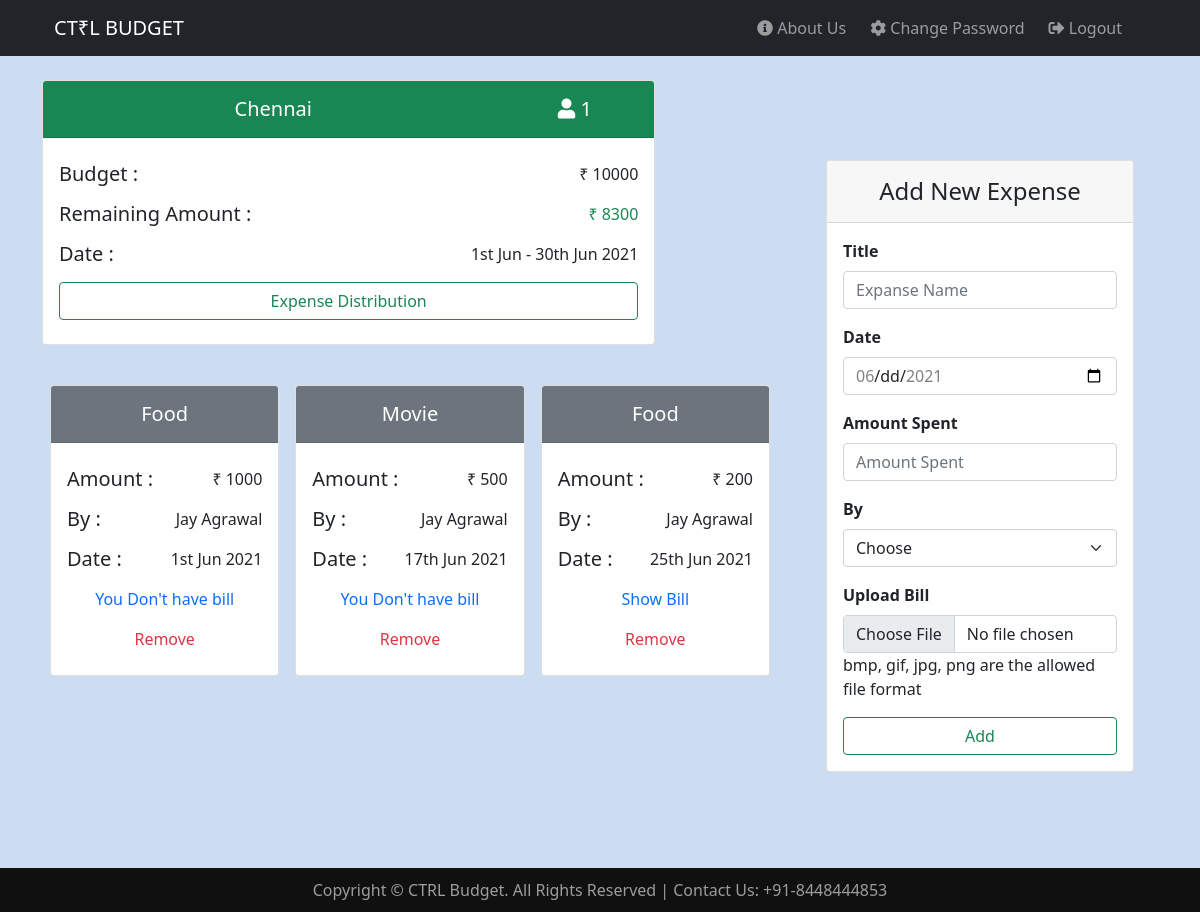
The page /plan_view.php?id=2 (signed in) on the database its author committed.
### tables this page shows
CREATE TABLE `plans` (
  `plan_id` int(11) NOT NULL,
  `user_id` int(11) NOT NULL,
  `title` varchar(255) NOT NULL,
  `date_from` date NOT NULL,
  `date_to` date NOT NULL,
  `budget` int(15) NOT NULL,
  `people` int(11) NOT NULL
);

CREATE TABLE `expenses` (
  `expense_id` int(11) NOT NULL,
  `plan_id` int(11) NOT NULL,
  `title` varchar(255) NOT NULL,
  `date` date NOT NULL,
  `amount` int(11) NOT NULL,
  `spent_by` varchar(255) NOT NULL,
  `bill` varchar(255) DEFAULT NULL
);

### plan_view.php (the view, shortened to what this page needs)
<?php
require('includes/connection.php');
$plan_id =  $_GET['id'];
$plan_detail = $conn -> prepare("SELECT plans.*,SUM(plan_group.amount) as spent FROM plans INNER JOIN plan_group ON plans.plan_id=plan_group.plan_id WHERE plans.plan_id=?") or die($conn -> error);
$plan_detail -> bind_param('i',$plan_id) or die($plan_detail -> error) ;
$plan_detail -> execute() or die($plan_detail -> error) ;
$result = $plan_detail -> get_result();
$row_plan = $result -> fetch_array();
$plan_title = $row_plan['title'];
$plan_people = $row_plan['people'];
$plan_budget = $row_plan['budget'];
$date_from = date_create($row_plan['date_from']);
$date_from = date_format($date_from,'jS M');
$date_to = date_create($row_plan['date_to']);
$date_to = date_format($date_to,'jS M Y');
$plan_date = $date_from.' - '.$date_to;
$remaining_amount = $plan_budget - $row_plan['spent'];
?>
<!DOCTYPE html>
<html lang="en">
<head>
    <link rel="stylesheet" href="https://cdnjs.cloudflare.com/ajax/libs/font-awesome/5.15.3/css/all.min.css" />
    <link href="https://cdn.jsdelivr.net/npm/bootstrap@5.0.0/dist/css/bootstrap.min.css" rel="stylesheet">
    <link rel="stylesheet" type="text/css" href="css/home.css" />
</head>
<body>
    <?php include('includes/header.php')
    ?>
<main class="container content">
        <div class="row">
            <div class="col-lg-7 col-xl-8">
                <div class="row g-0">
                    <div class="row g-0">
                        <div class="col-lg-10">
                            <div class="card mb-4">
                                <div class="card-header bg-success text-center text-white ">
                                    <div class="row h5 fw-normal mt-2">
                                        <div class="d-inline col-9  m-auto"><?php echo $plan_title; ?></div>
                                        <div class="d-inline col-3">
                                            <i class="fas fa-user"></i> <?php echo $plan_people; ?>
                                        </div>
                                    </div>
                                </div>
                                <div class="card-body">
                                    <div class="d-flex flex-column">
                                        <div class="d-inline-flex flex-wrap">
                                            <h5 class="my-2 me-auto">Budget :</h5>
                                                <p class="my-auto">&#8377; <?php echo $plan_budget; ?></p>
                                        </div>
                                        <div class="d-inline-flex flex-wrap">
                                            <h5 class="my-2 me-auto">Remaining Amount :</h5>
                                                <?php if($remaining_amount>0){ ?>
                                                    <p class="my-auto text-success">&#8377; <?php echo $remaining_amount; ?></p>
                                                <?php }else if($remaining_amount < 0) { ?>
                                                    <p class="my-auto text-danger">overspent by &#8377; <?php echo abs($remaining_amount); ?></p>
                                                <?php }else{ ?>
                                                    <p class="my-auto"> &#8377; <?php echo $remaining_amount; ?></p>
                                                <?php } ?>
                                        </div>
                                        <div class="d-inline-flex flex-wrap">
                                            <h5 class="my-2 me-auto">Date :</h5>
                                                <p class="my-auto"><?php echo $plan_date; ?></p>
                                        </div>
                                        <div class="d-grid">
                                            <a class="btn btn-outline-success my-2" href="expanse_distribution.php?id=<?php echo $plan_id; ?>">Expense Distribution</a>
                                        </div>
                                    </div>
                                </div>
                            </div>
                        </div>
                    </div>
                    <?php
                    $expense = $conn -> prepare("SELECT * FROM expenses WHERE plan_id=? ORDER BY date") or die($conn -> error);
                    $expense -> bind_param('i',$plan_id) or die($expense -> error) ;
                    $expense -> execute() or die($expense -> error) ;
                    $result = $expense -> get_result();
                    if ($result -> num_rows>0){
                        while ($row = $result -> fetch_array()) {
                            $date = date_create($row['date']);
                            $date = date_format($date,'jS M Y');
                    ?>
                            <div class="col-sm-6 col-md-4 col-lg-5 col-xl-4 mb-4 g-3">
                                <div class="card">
                                    <div class="card-header bg-secondary text-center text-white ">
                                        <div class="row h5 fw-normal mt-2">
                                            <div class="d-inline m-auto"><?php echo $row['title']; ?></div>
                                        </div>
                                    </div>
                                    <div class="card-body">
                                        <div class="d-flex flex-column">
                                            <div class="d-inline-flex flex-wrap">
                                                <h5 class="my-2 me-auto">Amount :</h5>
                                                    <p class="my-auto">&#8377; <?php echo $row['amount']; ?></p>
                                            </div>
                                            <div class="d-inline-flex flex-wrap">
                                                <h5 class="my-2 me-auto">By :</h5>
                                                    <p class="my-auto"> <?php echo $row['spent_by']; ?></p>
                                            </div>
                                            <div class="d-inline-flex flex-wrap">
                                                <h5 class="my-2 me-auto">Date :</h5>
                                                    <p class="my-auto"><?php echo $date ?></p>
                                            </div>
                                            <div class="d-grid">
                                                <?php if(isset($row['bill'])) { ?>
                                                    <a class="text-primary text-center text-decoration-none my-2" target="_blank" href="<?php echo $row['bill']; ?>">Show Bill</a>
                                                <?php }else { ?>
                                                    <a class="text-primary text-center text-decoration-none my-2">You Don't have bill</a>
                                                <?php }?>
                                                <a class="text-danger text-center text-decoration-none my-2" href="expense_remove.php?id=<?php echo $plan_id; ?>&exp_id=<?php echo $row['expense_id']; ?>" onclick=" return confirm('Are You sure you want to delete this expense?');" >Remove</a>
                                            </div>
                                        </div>
                                    </div>
                                </div>
                            </div>
                    <?php
                        }
                    }
                    ?>
                </div>
            </div>
            <div class="col-lg-5 col-xl-4 d-none d-lg-block">
                <?php include('expense_new.php'); ?>
            </div>
        </div>
    </main>
    <?php include('includes/footer.php')
    ?>
</body>
</html>

### css/home.css (style rules this page uses)
html { min-height: 100%; position: relative; }
body { background-color: rgb(174,201,234,0.62); }
.content { padding-top: 50px; margin-top: 30px; margin-bottom: 70px; }

### rows shown on the page
plans: title "Chennai", people "1", budget "10000", plan_date "1st Jun - 30th Jun 2021"
expenses: title "Food", amount "1000", spent_by "Jay Agrawal", date "1st Jun 2021", shows "You Don't have bill"
expenses: title "Movie", amount "500", spent_by "Jay Agrawal", date "17th Jun 2021", shows "You Don't have bill"
expenses: title "Food", amount "200", spent_by "Jay Agrawal", date "25th Jun 2021"

### other values the page prints
$remaining_amount "8300"
